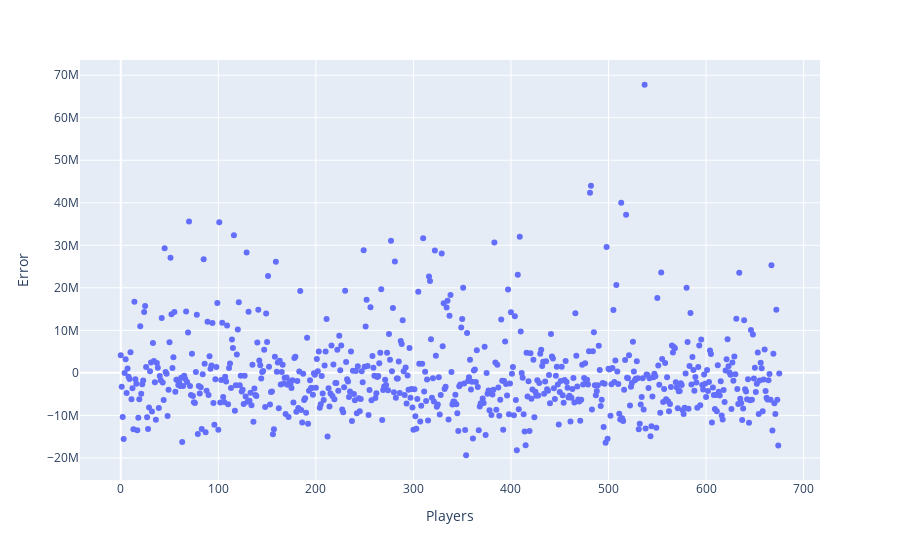

Notebook source saved alongside this figure:
### Markdown cell above
**Graph Explanation:** The above graph visualizes the error in the ridge regression model for midfielders. We can clearly see that the error is quite high, although the values are centered around 0 since the scale of player values is so high even a small difference can result in a high mean squared error. We can also clearly see that some are significantly higher than the other. For example player 111 and 180 have an error of 66 million

### Code cell
df_PCA_diff = y_test_df - y_pred_df
fig = px.scatter(x=range(len(df_PCA_diff)), y=df_PCA_diff, labels={"x": "Players", "y": "Error"})
fig.show()

### Figure 1 — Plotly figure (JSON) as saved in the notebook; plotly's stock layout.template omitted (floating-point values rounded to 4 significant figures; data arrays with more than 128 entries replaced by an {"elided": "..."} marker saying what was removed)
{"data": [{"hovertemplate": "Players=%{x}<br>Error=%{y}<extra></extra>", "legendgroup": "", "marker": {"color": "#636efa", "symbol": "circle"}, "mode": "markers", "name": "", "orientation": "v", "showlegend": false, "type": "scatter", "x": {"elided": "676 int values"}, "xaxis": "x", "y": {"elided": "676 float values"}, "yaxis": "y"}], "layout": {"legend": {"tracegroupgap": 0}, "margin": {"t": 60}, "xaxis": {"anchor": "y", "domain": [0, 1], "title": {"text": "Players"}}, "yaxis": {"anchor": "x", "domain": [0, 1], "title": {"text": "Error"}}}}
